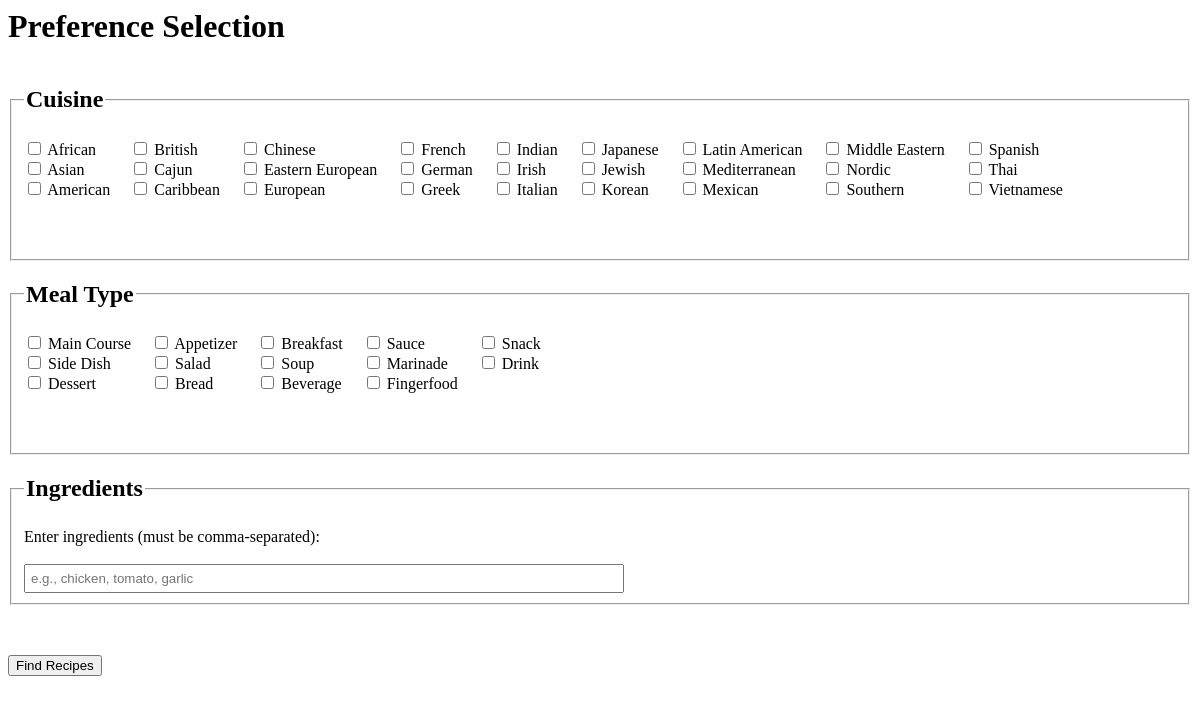
Screenshot of /preferences/ with the database file from the repository.
### recipefinder/models.py (models this page shows, shortened)
class Category(models.Model):
    category_text = models.CharField(max_length=15)

class Choice(models.Model):
    category = models.ForeignKey(Category, on_delete=models.CASCADE)
    choice_text = models.CharField(max_length=30)
    selected = models.BooleanField(default=False)

### recipefinder/views.py (the view)
# urls.py: path("preferences/", views.preferences, name="preferences"),
def preferences(request):
    Choice.objects.filter(selected=True).update(selected=False)
    categories = Category.objects.all()
    return render(request, 'recipefinder/preferences.html', {'categories': categories})

### recipefinder/templates/recipefinder/preferences.html (shortened to what this page needs)
<h1>{{ "Preference Selection" }}</h1>
<form method="post" action="{% url 'recipefinder:results' %}">
    {% for category in categories %}
    {% if category.category_text != "Ingredients" and category.category_text != "Equipment" %}
        <fieldset>
            <legend><h2>{{ category.category_text }}</h2></legend>
            <div class="checkbox_container">
                {% for choice in category.choice_set.all %}
                    {% if forloop.counter0|divisibleby:3 %}
                    <div class="checkbox_column">
                    {% endif %}
                    <div class="checkbox_items">
                        <input
                            type="checkbox"
                            name="choices"
                            value="{{ choice.id }}"
                            id="choice{{ choice.id }}">
                        <label for="choice{{ choice.id }}">{{ choice.choice_text }}</label><br>
                    </div>
                    {% if forloop.counter|divisibleby:3 or forloop.last %}
                    </div>
                    {% endif %}
                {% endfor %}
            </div>
            <p>&nbsp;</p>
        </fieldset>
    {% endif %}
    {% endfor %}
    <fieldset>
        <legend><h2>Ingredients</h2></legend>
        <label for="include-ingredients">Enter ingredients (must be comma-separated):</label>
        <br><br>
        <input type="text" id="include-ingredients" name="includeIngredients" placeholder="e.g., chicken, tomato, garlic" class="long_textbox">
    </fieldset>
    <p>&nbsp;</p>
    <button type="submit">Find Recipes</button>
</form>

### recipefinder/templates/recipefinder/preferences.html (style rules this page uses)
.checkbox_container { display: flex; gap: 20px; }
.checkbox_column { display: flex; flex-direction: column; }
.long_textbox { width: 100%; max-width: 600px; padding: 5px; }

### rows the page displays
Category: category_text "Cuisine"
Choice: choice_text "African"
Choice: choice_text "Asian"
Choice: choice_text "American"
Choice: choice_text "British"
Choice: choice_text "Cajun"
Choice: choice_text "Caribbean"
Choice: choice_text "Chinese"
Choice: choice_text "Eastern European"
Choice: choice_text "European"
Choice: choice_text "French"
Choice: choice_text "German"
Choice: choice_text "Greek"
Choice: choice_text "Indian"
Choice: choice_text "Irish"
Choice: choice_text "Italian"
Choice: choice_text "Japanese"
Choice: choice_text "Jewish"
Choice: choice_text "Korean"
Choice: choice_text "Latin American"
Choice: choice_text "Mediterranean"
Choice: choice_text "Mexican"
Choice: choice_text "Middle Eastern"
Choice: choice_text "Nordic"
Choice: choice_text "Southern"
Choice: choice_text "Spanish"
Choice: choice_text "Thai"
Choice: choice_text "Vietnamese"
Category: category_text "Meal Type"
Choice: choice_text "Main Course"
Choice: choice_text "Side Dish"
Choice: choice_text "Dessert"
Choice: choice_text "Appetizer"
Choice: choice_text "Salad"
Choice: choice_text "Bread"
Choice: choice_text "Breakfast"
Choice: choice_text "Soup"
Choice: choice_text "Beverage"
Choice: choice_text "Sauce"
Choice: choice_text "Marinade"
Choice: choice_text "Fingerfood"
Choice: choice_text "Snack"
Choice: choice_text "Drink"

### other values shown
{{ "Preference Selection" }} "Preference Selection"
